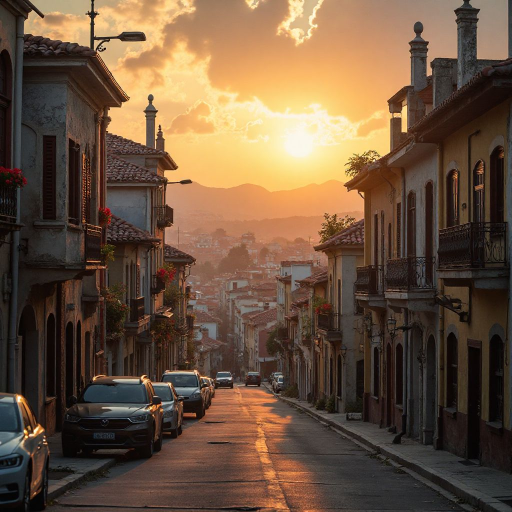
#> input picture assets/backgrounds/no_shadow/cityscapes/0001.jpg, 1024 x 1024 px (shown at 1/2 size); its folder holds 3 pictures in this run
$ python compress_images.py
#> lines starting #> are read from the running program, lines starting #| are printed output that depends on the picture
import logging
import math
import sys
from concurrent.futures import ThreadPoolExecutor
from pathlib import Path

import psutil
from PIL import Image
from rich.console import Console
from rich.logging import RichHandler
from rich.progress import (
    BarColumn,
    Progress,
    SpinnerColumn,
    TaskProgressColumn,
    TextColumn,
)

INPUT_FOLDER = Path(".")
IMAGE_EXTENSIONS = {".jpg", ".jpeg", ".png", ".gif", ".bmp", ".tiff", ".webp"}
MAX_PIXELS = 12_000_000  # 12 MP
JPEG_QUALITY = 90

console = Console()
logging.basicConfig(
    level=logging.INFO,
    format="%(message)s",
    handlers=[RichHandler(rich_tracebacks=True, console=console)],
)
logger = logging.getLogger(__name__)


def is_image(file_path: Path) -> bool:
    is_img = file_path.suffix.lower() in IMAGE_EXTENSIONS
    if not is_img:
        logger.debug("Skipped non-image file: %s", file_path.name)
    return is_img


def process_image(image_path: Path) -> None:
    try:
        with Image.open(image_path) as img:
#> img is the input picture: PIL image 1024x1024 RGB; mean R, G, B 106.7, 83, 62.2
            exif_data = img.info.get("exif")

            width, height = img.size
#> width = 1024; height = 1024
            total_pixels = width * height
#> total_pixels = 1048576

            # Check if resize is needed
            needs_resize = total_pixels > MAX_PIXELS
#> needs_resize = False

            # Check if image has meaningful transparency
            has_transparency = False
            if img.mode in ("RGBA", "LA"):
                alpha = img.getchannel("A")
                alpha_values = set(list(alpha.getdata()))  # Convert to list first
                # If alpha has more than one unique value and not all 255, keep transparency
                has_transparency = len(alpha_values) > 1 and not (alpha_values == {255})
                logger.debug(
                    f"{image_path.name}: Mode={img.mode}, Alpha values={len(alpha_values)}, Has transparency={has_transparency}"
                )
            elif img.mode == "P" and "transparency" in img.info:
                has_transparency = True
                logger.debug("%s: Palette mode with transparency", image_path.name)
            else:
                logger.debug(
                    f"{image_path.name}: Mode={img.mode}, No transparency channel"
                )

            # Determine correct format
            current_ext = image_path.suffix.lower()
            if has_transparency:
                needs_format_change = current_ext != ".png"
            else:
                needs_format_change = current_ext not in {".jpg", ".jpeg"}

            # Check if processing is needed
            if not needs_resize and not needs_format_change:
                logger.debug(
                    f"Skipped {image_path.name} - already compliant ({width}x{height}, {total_pixels:,} pixels, format={current_ext})"
                )
                return

            # Process image if needed
            if needs_resize:
                scale = math.sqrt(MAX_PIXELS / total_pixels)
                new_width = int(width * scale)
                new_height = int(height * scale)
                img = img.resize((new_width, new_height), Image.Resampling.LANCZOS)
                logger.debug(
                    f"Resized {image_path.name} from {width}x{height} to {new_width}x{new_height}"
                )
            else:
                logger.debug(
                    f"No resize needed for {image_path.name} ({width}x{height}, {total_pixels:,} pixels)"
                )

            if has_transparency:
                # Keep original format with transparency
                if img.mode == "P":
                    img = img.convert("RGBA")
                    logger.debug("Converted %s from palette to RGBA", image_path.name)
                output_path = image_path.with_suffix(".png")
                img.save(output_path, "PNG", optimize=True)
                logger.debug(
                    "Saved %s as PNG (preserved transparency)", image_path.name
                )
            else:
                # Convert to JPEG
                original_mode = img.mode
                if img.mode in ("RGBA", "LA", "P"):
                    img = img.convert("RGB")
                    logger.debug(
                        f"Converted {image_path.name} from {original_mode} to RGB"
                    )
                output_path = image_path.with_suffix(".jpg")
                if exif_data:
                    img.save(
                        output_path,
                        "JPEG",
                        quality=JPEG_QUALITY,
                        optimize=True,
                        exif=exif_data,
                    )
                    logger.debug("Saved %s as JPEG (preserved EXIF)", image_path.name)
                else:
                    img.save(output_path, "JPEG", quality=JPEG_QUALITY, optimize=True)
                    logger.debug("Saved %s as JPEG", image_path.name)

            # Remove original if it's different from output
            if image_path != output_path:
                image_path.unlink()
                logger.debug("Removed original file: %s", image_path.name)
            else:
                logger.debug("Overwrote original file: %s", image_path.name)

    except Exception as e:
        logger.error("Error processing %s: %s", image_path, e)


def main():
    if not INPUT_FOLDER.exists() or not INPUT_FOLDER.is_dir():
        logger.error("%s is not a valid directory", INPUT_FOLDER)
        sys.exit(1)

    subfolders = [
        f
        for f in sorted(INPUT_FOLDER.iterdir())
        if f.is_dir() and not f.name.startswith(".")
    ]

    for subfolder in subfolders:
        with Progress(
            SpinnerColumn(),
            TextColumn("[progress.description]{task.description}"),
            BarColumn(),
            TaskProgressColumn(),
            console=console,
        ) as progress:
            images_to_process = [
                file_path
                for file_path in subfolder.rglob("*")
                if file_path.is_file() and is_image(file_path)
            ]

            logger.debug(
                "Found %d images in %s", len(images_to_process), subfolder.name
            )

            task = progress.add_task(
                f"[cyan]Processing {subfolder.name}", total=len(images_to_process)
            )
            if images_to_process:
                with ThreadPoolExecutor(psutil.cpu_count(logical=False)) as executor:
                    executor.map(process_image, images_to_process)
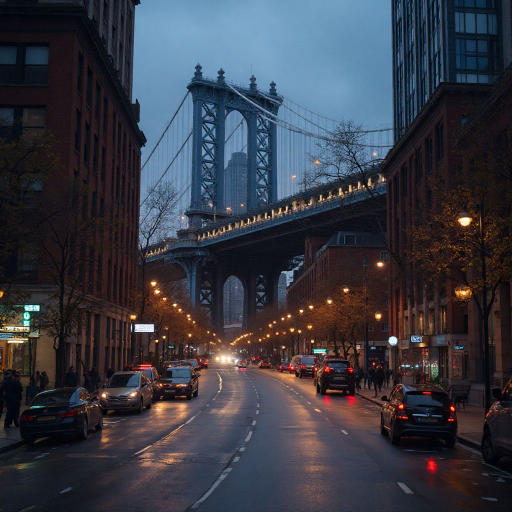
#> input picture assets/backgrounds/no_shadow/cityscapes/0002.jpg, 1024 x 1024 px (shown at 1/2 size)
#> in process_image, img is the input picture: PIL image 1024x1024 RGB; mean R, G, B 55.4, 57.4, 67
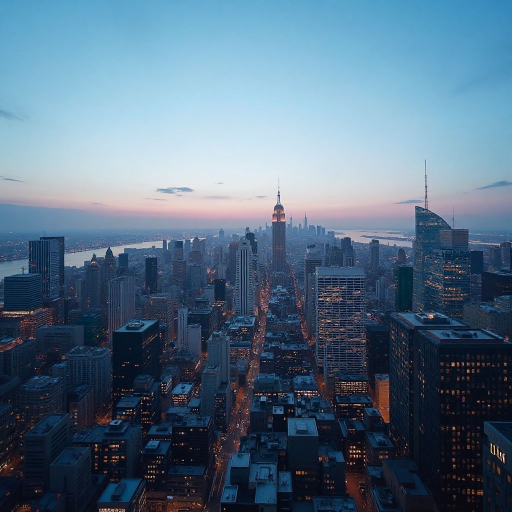
#> input picture assets/backgrounds/no_shadow/cityscapes/0003.jpg, 1024 x 1024 px (shown at 1/2 size)
#> in process_image, img is the input picture: PIL image 1024x1024 RGB; mean R, G, B 86, 110.4, 131.3
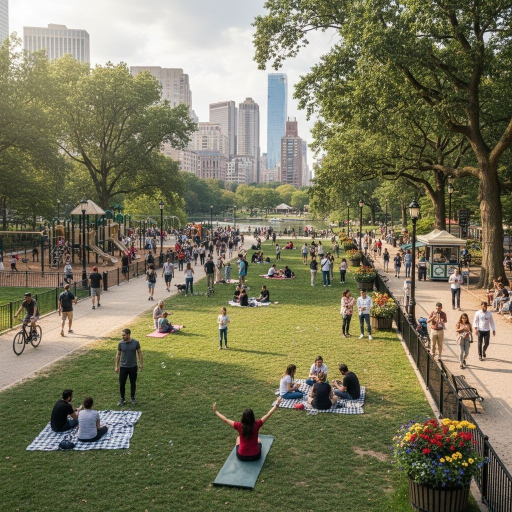
#> input picture assets/backgrounds/no_shadow/landscapes/0001.jpg, 1024 x 1024 px (shown at 1/2 size)
#> in process_image, img is the input picture: PIL image 1024x1024 RGB; mean R, G, B 120.5, 118.2, 91.3

            progress.update(task, advance=1)

    logger.info("Processing complete!")
#> (this line was passed over: rich is not available in this run)


if __name__ == "__main__":
    main()
